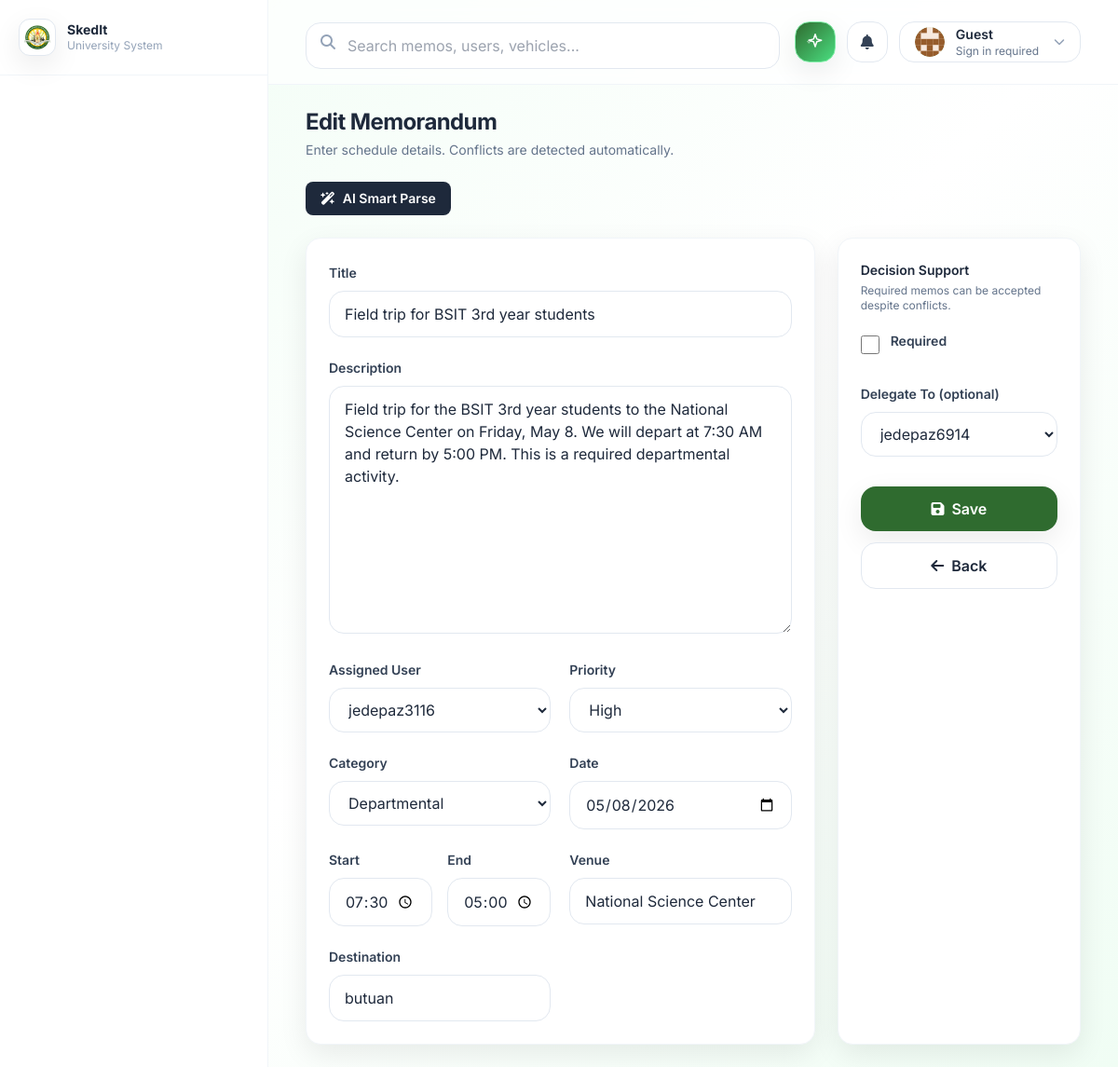
The page /memos/1/edit/ on the database its author committed.
### memos/models.py (models this page shows, shortened)
class Memo(models.Model):
    class Priority(models.TextChoices):
        LOW = "low", "Low"
        MEDIUM = "medium", "Medium"
        HIGH = "high", "High"
    class Status(models.TextChoices):
        DRAFT = "draft", "Draft"
        PENDING = "pending", "Pending"
        APPROVED = "approved", "Approved"
        REJECTED = "rejected", "Rejected"
        DELEGATED = "delegated", "Delegated"
        CONFLICT = "conflict", "Conflict"
    class Category(models.TextChoices):
        UNIVERSITY = "university", "University-wide"
        DEPARTMENT = "department", "Departmental"
        PERSONAL = "personal", "Personal/Individual"
    title = models.CharField(max_length=200)
    description = models.TextField(blank=True)
    created_by = models.ForeignKey(
        settings.AUTH_USER_MODEL,
        on_delete=models.SET_NULL,
        null=True,
        blank=True,
        related_name="created_memos",
    )
    assigned_user = models.ForeignKey(
        settings.AUTH_USER_MODEL, on_delete=models.CASCADE, related_name="memos"
    )
    date = models.DateField()
    start_time = models.TimeField()
    end_time = models.TimeField()
    venue = models.CharField(max_length=255, blank=True)
    destination = models.CharField(max_length=255, blank=True)
    priority = models.CharField(max_length=10, choices=Priority.choices, default=Priority.MEDIUM)
    required = models.BooleanField(default=False)
    category = models.CharField(max_length=20, choices=Category.choices, default=Category.DEPARTMENT)
    status = models.CharField(max_length=15, choices=Status.choices, default=Status.PENDING)
    delegated_to = models.ForeignKey(
        settings.AUTH_USER_MODEL,
        on_delete=models.SET_NULL,
        null=True,
        blank=True,
        related_name="delegated_memos",
    )
    created_at = models.DateTimeField(default=timezone.now, editable=False)
    updated_at = models.DateTimeField(auto_now=True)
    class Meta:
        ordering = ["-date", "start_time"]
        indexes = [
            models.Index(fields=["assigned_user", "date", "start_time", "end_time"]),
        ]

### memos/views.py (the view, shortened to what this page needs)
# urls.py: path("memos/<int:pk>/edit/", views.memo_edit, name="memo_edit"),
@require_http_methods(["GET", "POST"])
def memo_edit(request, pk: int):
    memo = get_object_or_404(Memo, pk=pk)
    if request.user.is_authenticated and not request.user.is_staff:
        if memo.created_by and (memo.created_by.is_staff or memo.created_by.is_superuser):
            messages.error(request, "You cannot edit this memo.")
            return redirect("memos:memo_list")
    form = MemoForm(request.POST or None, instance=memo)
    return render(
        request,
        "memos/memo_form.html",
        {"form": form, "mode": "edit", "memo": memo},
    )

### memos/forms.py
class MemoForm(forms.ModelForm):
    assigned_user = forms.ModelChoiceField(queryset=User.objects.all())
    delegated_to = forms.ModelChoiceField(queryset=User.objects.all(), required=False)
    class Meta:
        model = Memo
        fields = [
            "title",
            "description",
            "assigned_user",
            "date",
            "start_time",
            "end_time",
            "venue",
            "destination",
            "priority",
            "category",
            "required",
            "delegated_to",
        ]
        widgets = {
            "date": forms.DateInput(attrs={"type": "date"}),
            "start_time": forms.TimeInput(attrs={"type": "time"}),
            "end_time": forms.TimeInput(attrs={"type": "time"}),
        }

### notifications/context_processors.py (called while the page is built, shortened)
def unread_notifications(request):
    user = getattr(request, "user", None)
    if not user or not getattr(user, "is_authenticated", False):
        return {
            "unread_notifications_count": 0,
            "recent_notifications": [],
        }

### memos/templates/memos/memo_form.html (shortened to what this page needs)
{% extends "base.html" %}
{% block content %}
<div class="flex items-center justify-between gap-4">
  <div>
    <h1 class="text-2xl font-bold tracking-tight">{% if mode == 'edit' %}Edit Memorandum{% else %}Create Memorandum{% endif %}</h1>
    <p class="text-sm text-slate-500 mt-1">Enter schedule details. Conflicts are detected automatically.</p>
  </div>
</div>
<form method="post" class="mt-6" x-data="{ parseMode: false, textToParse: '', isParsing: false, parseError: null, parseAI() { this.isParsing=true; this.parseError=null; fetch('/memos/parse-ai/', { method:'POST', headers:{'X-CSRFToken': '{{ csrf_token }}', 'Content-Type': 'application/json'}, body: JSON.stringify({text: this.textToParse}) }).then(res => { if(!res.ok) throw new Error('AI failed to parse text'); return res.json(); }).then(data => { document.querySelector('input[name=title]').value = data.title || ''; document.querySelector('textarea[name=description]').value = data.description || ''; document.querySelector('input[name=date]').value = data.date || ''; document.querySelector('input[name=start_time]').value = data.start_time || ''; if(data.end_time) document.querySelector('input[name=end_time]').value = data.end_time; document.querySelector('input[name=venue]').value = data.venue || ''; if(data.priority) document.querySelector('select[name=priority]').value = data.priority; this.parseMode=false; this.textToParse=''; }).catch(e => { this.parseError = e.message; alert(e.message); }).finally(() => { this.isParsing=false; }); } }">
  <div class="mb-6">
    <button type="button" @click="parseMode = !parseMode" class="inline-flex items-center gap-2 px-4 py-2 bg-slate-800 text-white rounded-lg text-sm font-semibold hover:bg-slate-900 transition">
      <i class="fa-solid fa-wand-magic-sparkles"></i>
      <span>AI Smart Parse</span>
    </button>
  </div>
  <div class="grid grid-cols-1 lg:grid-cols-3 gap-6">
    <div class="lg:col-span-2 rounded-2xl bg-white border border-slate-100 shadow-soft p-6">
      <div class="grid grid-cols-1 md:grid-cols-2 gap-5">
        <div class="md:col-span-2">
          <label class="text-sm font-semibold text-slate-700">Title</label>
          {{ form.title }}
        </div>
        <div class="md:col-span-2">
          <label class="text-sm font-semibold text-slate-700">Description</label>
          {{ form.description }}
        </div>
        <div>
          <label class="text-sm font-semibold text-slate-700">Assigned User</label>
          {{ form.assigned_user }}
        </div>
        <div>
          <label class="text-sm font-semibold text-slate-700">Priority</label>
          {{ form.priority }}
        </div>
        <div>
          <label class="text-sm font-semibold text-slate-700">Category</label>
          {{ form.category }}
        </div>
        <div>
          <label class="text-sm font-semibold text-slate-700">Date</label>
          {{ form.date }}
        </div>
        <div class="grid grid-cols-2 gap-4">
          <div>
            <label class="text-sm font-semibold text-slate-700">Start</label>
            {{ form.start_time }}
          </div>
          <div>
            <label class="text-sm font-semibold text-slate-700">End</label>
            {{ form.end_time }}
          </div>
        </div>
        <div>
          <label class="text-sm font-semibold text-slate-700">Venue</label>
          {{ form.venue }}
        </div>
        <div>
          <label class="text-sm font-semibold text-slate-700">Destination</label>
          {{ form.destination }}
        </div>
      </div>
    </div>
    <div class="rounded-2xl bg-white border border-slate-100 shadow-soft p-6">
      <div class="flex items-center justify-between">
        <div>
          <div class="text-sm font-semibold">Decision Support</div>
          <div class="text-xs text-slate-500 mt-1">Required memos can be accepted despite conflicts.</div>
        </div>
      </div>
      <div class="mt-4">
        <label class="inline-flex items-center gap-3">
          {{ form.required }}
          <span class="text-sm font-semibold text-slate-700">Required</span>
        </label>
      </div>
      <div class="mt-6">
        <label class="text-sm font-semibold text-slate-700">Delegate To (optional)</label>
        {{ form.delegated_to }}
      </div>
      <div class="mt-8 flex flex-col gap-3">
        <button class="inline-flex items-center justify-center gap-2 px-4 py-3 rounded-2xl bg-uniGreen text-white shadow-soft hover:opacity-95 transition" type="submit">
          <i class="fa-solid fa-floppy-disk"></i>
          <span class="font-semibold">Save</span>
        </button>
        <a href="{% url 'memos:memo_list' %}" class="inline-flex items-center justify-center gap-2 px-4 py-3 rounded-2xl bg-white border border-slate-200 hover:border-uniGold transition">
          <i class="fa-solid fa-arrow-left"></i>
          <span class="font-semibold">Back</span>
        </a>
      </div>
    </div>
  </div>
</form>
{% endblock %}

### templates/base.html (style rules this page uses)
html, body { font-family: Inter, system-ui, -apple-system, Segoe UI, Roboto, Arial, sans-serif; height: 100%; margin: 0; }

### rows shown on the page
Memo: title "Field trip for BSIT 3rd year students", description "Field trip for the BSIT 3rd year students to the National Science Center on Friday, May 8. We will depart at 7:30 AM and return by 5:00 PM. This is a required departmental activity.", assigned_user "jedepaz3116", priority "High", category "Departmental", date "05/08/2026", start_time "07:30:00", end_time "17:00:00", venue "National Science Center", destination "butuan", delegated_to "jedepaz6914"
